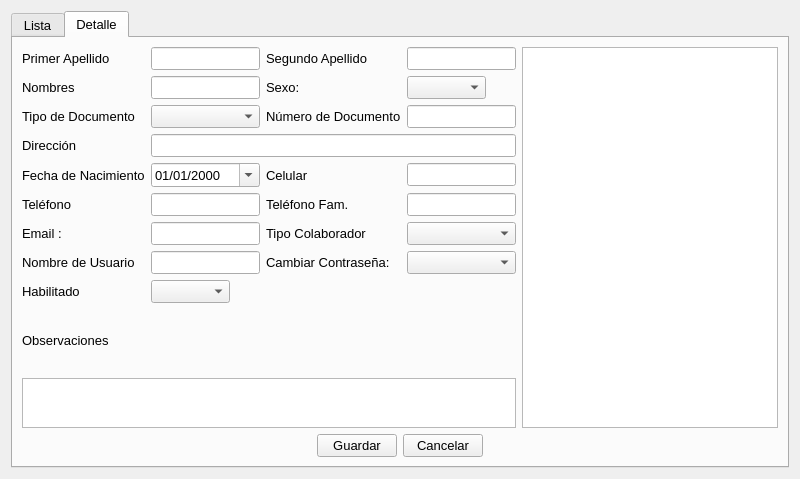
<?xml version="1.0" encoding="UTF-8"?>
<ui version="4.0">
 <class>UsuariosForm</class>
 <widget class="QWidget" name="UsuariosForm">
  <property name="geometry">
   <rect>
    <x>0</x>
    <y>0</y>
    <width>800</width>
    <height>479</height>
   </rect>
  </property>
  <property name="windowTitle">
   <string>Form</string>
  </property>
  <layout class="QGridLayout" name="gridLayout_2">
   <item row="0" column="0">
    <widget class="QTabWidget" name="Module_tabWidget">
     <property name="enabled">
      <bool>true</bool>
     </property>
     <property name="font">
      <font>
       <pointsize>10</pointsize>
      </font>
     </property>
     <property name="cursor">
      <cursorShape>ArrowCursor</cursorShape>
     </property>
     <property name="currentIndex">
      <number>1</number>
     </property>
     <widget class="QWidget" name="list_tab">
      <attribute name="title">
       <string>Lista</string>
      </attribute>
      <layout class="QGridLayout" name="gridLayout">
       <item row="0" column="0">
        <layout class="QHBoxLayout" name="horizontalLayout_2">
         <item>
          <widget class="QPushButton" name="nuevo_pushButton">
           <property name="font">
            <font>
             <pointsize>10</pointsize>
            </font>
           </property>
           <property name="text">
            <string>Nuevo</string>
           </property>
           <property name="icon">
            <iconset resource="../Icons/Icons.qrc">
             <normaloff>:/Icons/1349716393_monotone_add_plus.png</normaloff>:/Icons/1349716393_monotone_add_plus.png</iconset>
           </property>
           <property name="iconSize">
            <size>
             <width>24</width>
             <height>24</height>
            </size>
           </property>
           <property name="shortcut">
            <string>Ctrl+N</string>
           </property>
          </widget>
         </item>
         <item>
          <widget class="QPushButton" name="editar_pushButton">
           <property name="enabled">
            <bool>true</bool>
           </property>
           <property name="font">
            <font>
             <pointsize>10</pointsize>
            </font>
           </property>
           <property name="text">
            <string>Editar</string>
           </property>
           <property name="icon">
            <iconset resource="../Icons/Icons.qrc">
             <normaloff>:/Icons/1349716425_doc_edit.png</normaloff>:/Icons/1349716425_doc_edit.png</iconset>
           </property>
           <property name="iconSize">
            <size>
             <width>24</width>
             <height>24</height>
            </size>
           </property>
           <property name="shortcut">
            <string>Ctrl+E</string>
           </property>
          </widget>
         </item>
         <item>
          <widget class="QPushButton" name="pB_buscar">
           <property name="text">
            <string>Buscar</string>
           </property>
           <property name="icon">
            <iconset resource="../Icons/Icons.qrc">
             <normaloff>:/Icons/1349716430_zoom.png</normaloff>:/Icons/1349716430_zoom.png</iconset>
           </property>
           <property name="iconSize">
            <size>
             <width>24</width>
             <height>24</height>
            </size>
           </property>
           <property name="shortcut">
            <string>Ctrl+B</string>
           </property>
          </widget>
         </item>
         <item>
          <spacer name="horizontalSpacer">
           <property name="orientation">
            <enum>Qt::Horizontal</enum>
           </property>
           <property name="sizeHint" stdset="0">
            <size>
             <width>40</width>
             <height>20</height>
            </size>
           </property>
          </spacer>
         </item>
        </layout>
       </item>
       <item row="4" column="0">
        <widget class="QTableView" name="list_tableView">
         <property name="mouseTracking">
          <bool>true</bool>
         </property>
         <property name="frameShape">
          <enum>QFrame::Box</enum>
         </property>
         <property name="alternatingRowColors">
          <bool>true</bool>
         </property>
         <property name="selectionMode">
          <enum>QAbstractItemView::SingleSelection</enum>
         </property>
         <property name="selectionBehavior">
          <enum>QAbstractItemView::SelectRows</enum>
         </property>
         <property name="gridStyle">
          <enum>Qt::SolidLine</enum>
         </property>
         <attribute name="horizontalHeaderCascadingSectionResizes">
          <bool>false</bool>
         </attribute>
        </widget>
       </item>
      </layout>
     </widget>
     <widget class="QWidget" name="detail_tab">
      <attribute name="title">
       <string>Detalle</string>
      </attribute>
      <layout class="QGridLayout" name="gridLayout_4">
       <item row="0" column="0">
        <layout class="QHBoxLayout" name="horizontalLayout">
         <item>
          <layout class="QGridLayout" name="gridLayout_3">
           <item row="0" column="1">
            <widget class="QLineEdit" name="le_pApellido"/>
           </item>
           <item row="2" column="2">
            <widget class="QLabel" name="label_16">
             <property name="text">
              <string>Número de Documento</string>
             </property>
            </widget>
           </item>
           <item row="5" column="2">
            <widget class="QLabel" name="label">
             <property name="text">
              <string>Teléfono Fam.</string>
             </property>
            </widget>
           </item>
           <item row="10" column="0" colspan="4">
            <widget class="QPlainTextEdit" name="tE_obs">
             <property name="sizePolicy">
              <sizepolicy hsizetype="Expanding" vsizetype="Expanding">
               <horstretch>0</horstretch>
               <verstretch>0</verstretch>
              </sizepolicy>
             </property>
             <property name="minimumSize">
              <size>
               <width>0</width>
               <height>0</height>
              </size>
             </property>
             <property name="maximumSize">
              <size>
               <width>16777215</width>
               <height>50</height>
              </size>
             </property>
            </widget>
           </item>
           <item row="7" column="1">
            <widget class="QLineEdit" name="le_Usuario">
             <property name="readOnly">
              <bool>false</bool>
             </property>
            </widget>
           </item>
           <item row="5" column="0">
            <widget class="QLabel" name="label_22">
             <property name="text">
              <string>Teléfono</string>
             </property>
            </widget>
           </item>
           <item row="3" column="0">
            <widget class="QLabel" name="label_19">
             <property name="text">
              <string>Dirección</string>
             </property>
            </widget>
           </item>
           <item row="6" column="2">
            <widget class="QLabel" name="label_4">
             <property name="text">
              <string>Tipo Colaborador</string>
             </property>
            </widget>
           </item>
           <item row="4" column="2">
            <widget class="QLabel" name="label_27">
             <property name="text">
              <string>Celular</string>
             </property>
            </widget>
           </item>
           <item row="4" column="0">
            <widget class="QLabel" name="label_28">
             <property name="text">
              <string>Fecha de Nacimiento</string>
             </property>
            </widget>
           </item>
           <item row="2" column="1">
            <widget class="QComboBox" name="cB_tDoc"/>
           </item>
           <item row="9" column="2" colspan="2">
            <spacer name="horizontalSpacer_3">
             <property name="orientation">
              <enum>Qt::Horizontal</enum>
             </property>
             <property name="sizeHint" stdset="0">
              <size>
               <width>40</width>
               <height>20</height>
              </size>
             </property>
            </spacer>
           </item>
           <item row="2" column="3">
            <widget class="QLineEdit" name="le_numDoc"/>
           </item>
           <item row="0" column="0">
            <widget class="QLabel" name="label_21">
             <property name="text">
              <string>Primer Apellido</string>
             </property>
            </widget>
           </item>
           <item row="0" column="2">
            <widget class="QLabel" name="label_29">
             <property name="text">
              <string>Segundo Apellido</string>
             </property>
            </widget>
           </item>
           <item row="5" column="1">
            <widget class="QLineEdit" name="le_telf"/>
           </item>
           <item row="2" column="0">
            <widget class="QLabel" name="label_24">
             <property name="text">
              <string>Tipo de Documento</string>
             </property>
            </widget>
           </item>
           <item row="1" column="3">
            <widget class="QComboBox" name="cb_sexo">
             <property name="sizePolicy">
              <sizepolicy hsizetype="Fixed" vsizetype="Fixed">
               <horstretch>0</horstretch>
               <verstretch>0</verstretch>
              </sizepolicy>
             </property>
            </widget>
           </item>
           <item row="7" column="2">
            <widget class="QLabel" name="label_3">
             <property name="text">
              <string>Cambiar Contraseña:</string>
             </property>
            </widget>
           </item>
           <item row="7" column="0">
            <widget class="QLabel" name="label_2">
             <property name="text">
              <string>Nombre de Usuario</string>
             </property>
            </widget>
           </item>
           <item row="4" column="1">
            <widget class="QDateEdit" name="de_fechaNac">
             <property name="sizePolicy">
              <sizepolicy hsizetype="Expanding" vsizetype="Fixed">
               <horstretch>0</horstretch>
               <verstretch>0</verstretch>
              </sizepolicy>
             </property>
             <property name="displayFormat">
              <string>dd/MM/yyyy</string>
             </property>
             <property name="calendarPopup">
              <bool>true</bool>
             </property>
            </widget>
           </item>
           <item row="0" column="3">
            <widget class="QLineEdit" name="le_sApellido"/>
           </item>
           <item row="3" column="1" colspan="3">
            <widget class="QLineEdit" name="le_direccion"/>
           </item>
           <item row="1" column="0">
            <widget class="QLabel" name="label_25">
             <property name="text">
              <string>Nombres</string>
             </property>
            </widget>
           </item>
           <item row="1" column="2">
            <widget class="QLabel" name="label_17">
             <property name="text">
              <string>Sexo:</string>
             </property>
            </widget>
           </item>
           <item row="9" column="0">
            <widget class="QLabel" name="label_30">
             <property name="text">
              <string>Observaciones</string>
             </property>
            </widget>
           </item>
           <item row="6" column="1">
            <widget class="QLineEdit" name="le_email"/>
           </item>
           <item row="4" column="3">
            <widget class="QLineEdit" name="le_cell"/>
           </item>
           <item row="1" column="1">
            <widget class="QLineEdit" name="le_nombre"/>
           </item>
           <item row="5" column="3">
            <widget class="QLineEdit" name="lE_telfFam"/>
           </item>
           <item row="6" column="0">
            <widget class="QLabel" name="label_5">
             <property name="text">
              <string>Email :</string>
             </property>
            </widget>
           </item>
           <item row="8" column="0">
            <widget class="QLabel" name="label_6">
             <property name="text">
              <string>Habilitado</string>
             </property>
            </widget>
           </item>
           <item row="8" column="1">
            <widget class="QComboBox" name="cB_habilitado">
             <property name="sizePolicy">
              <sizepolicy hsizetype="Fixed" vsizetype="Fixed">
               <horstretch>0</horstretch>
               <verstretch>0</verstretch>
              </sizepolicy>
             </property>
            </widget>
           </item>
           <item row="7" column="3">
            <widget class="QComboBox" name="cB_cambiarpass">
             <property name="editable">
              <bool>false</bool>
             </property>
            </widget>
           </item>
           <item row="6" column="3">
            <widget class="QComboBox" name="cB_tipoCol"/>
           </item>
          </layout>
         </item>
         <item>
          <widget class="QTableView" name="tableView_permisos">
           <property name="sizePolicy">
            <sizepolicy hsizetype="Fixed" vsizetype="Minimum">
             <horstretch>0</horstretch>
             <verstretch>0</verstretch>
            </sizepolicy>
           </property>
           <property name="minimumSize">
            <size>
             <width>0</width>
             <height>0</height>
            </size>
           </property>
           <property name="editTriggers">
            <set>QAbstractItemView::AnyKeyPressed|QAbstractItemView::DoubleClicked|QAbstractItemView::EditKeyPressed|QAbstractItemView::SelectedClicked</set>
           </property>
          </widget>
         </item>
        </layout>
       </item>
       <item row="1" column="0">
        <layout class="QHBoxLayout" name="horizontalLayout_3">
         <item>
          <spacer name="horizontalSpacer_4">
           <property name="orientation">
            <enum>Qt::Horizontal</enum>
           </property>
           <property name="sizeHint" stdset="0">
            <size>
             <width>40</width>
             <height>20</height>
            </size>
           </property>
          </spacer>
         </item>
         <item>
          <widget class="QPushButton" name="save_pushButton">
           <property name="font">
            <font>
             <pointsize>10</pointsize>
            </font>
           </property>
           <property name="text">
            <string>Guardar</string>
           </property>
           <property name="icon">
            <iconset resource="../Icons/Icons.qrc">
             <normaloff>:/Icons/1349716356_save.png</normaloff>:/Icons/1349716356_save.png</iconset>
           </property>
           <property name="iconSize">
            <size>
             <width>24</width>
             <height>24</height>
            </size>
           </property>
           <property name="shortcut">
            <string>Ctrl+G</string>
           </property>
          </widget>
         </item>
         <item>
          <widget class="QPushButton" name="cancel_pushButton">
           <property name="font">
            <font>
             <pointsize>10</pointsize>
            </font>
           </property>
           <property name="text">
            <string>Cancelar</string>
           </property>
           <property name="icon">
            <iconset resource="../Icons/Icons.qrc">
             <normaloff>:/Icons/1349716376_monotone_close_exit_delete.png</normaloff>:/Icons/1349716376_monotone_close_exit_delete.png</iconset>
           </property>
           <property name="iconSize">
            <size>
             <width>24</width>
             <height>24</height>
            </size>
           </property>
           <property name="shortcut">
            <string>Ctrl+U</string>
           </property>
          </widget>
         </item>
         <item>
          <spacer name="horizontalSpacer_5">
           <property name="orientation">
            <enum>Qt::Horizontal</enum>
           </property>
           <property name="sizeHint" stdset="0">
            <size>
             <width>40</width>
             <height>20</height>
            </size>
           </property>
          </spacer>
         </item>
        </layout>
       </item>
      </layout>
     </widget>
    </widget>
   </item>
  </layout>
 </widget>
 <tabstops>
  <tabstop>le_pApellido</tabstop>
  <tabstop>le_sApellido</tabstop>
  <tabstop>le_nombre</tabstop>
  <tabstop>cb_sexo</tabstop>
  <tabstop>cB_tDoc</tabstop>
  <tabstop>le_numDoc</tabstop>
  <tabstop>le_direccion</tabstop>
  <tabstop>de_fechaNac</tabstop>
  <tabstop>le_cell</tabstop>
  <tabstop>le_telf</tabstop>
  <tabstop>lE_telfFam</tabstop>
  <tabstop>le_email</tabstop>
  <tabstop>cB_tipoCol</tabstop>
  <tabstop>le_Usuario</tabstop>
  <tabstop>cB_cambiarpass</tabstop>
  <tabstop>cB_habilitado</tabstop>
  <tabstop>tE_obs</tabstop>
  <tabstop>tableView_permisos</tabstop>
  <tabstop>save_pushButton</tabstop>
  <tabstop>cancel_pushButton</tabstop>
  <tabstop>Module_tabWidget</tabstop>
  <tabstop>list_tableView</tabstop>
  <tabstop>editar_pushButton</tabstop>
  <tabstop>nuevo_pushButton</tabstop>
 </tabstops>
 <resources>
  <include location="../Icons/Icons.qrc"/>
 </resources>
 <connections/>
</ui>
